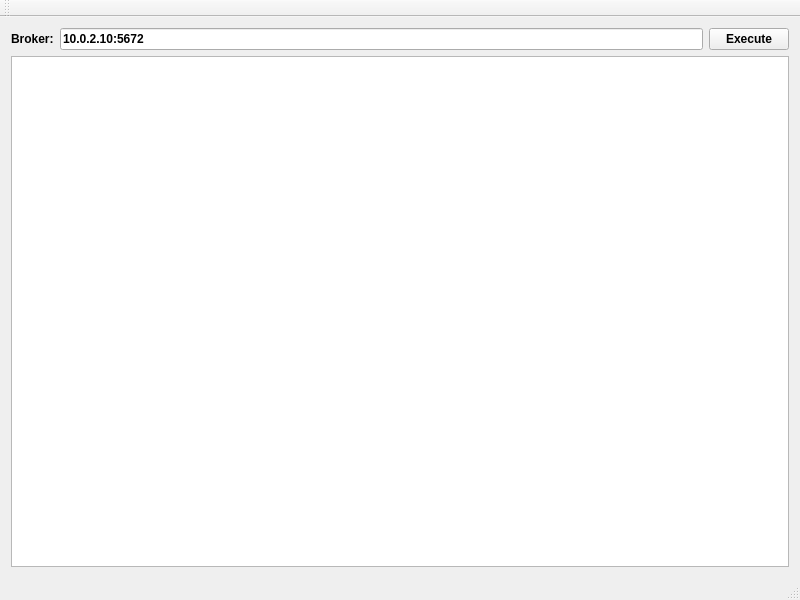
<?xml version="1.0" encoding="UTF-8"?>
<ui version="4.0">
 <class>MainWindow</class>
 <widget class="QMainWindow" name="MainWindow">
  <property name="geometry">
   <rect>
    <x>0</x>
    <y>0</y>
    <width>800</width>
    <height>600</height>
   </rect>
  </property>
  <property name="sizePolicy">
   <sizepolicy hsizetype="Minimum" vsizetype="Minimum">
    <horstretch>0</horstretch>
    <verstretch>0</verstretch>
   </sizepolicy>
  </property>
  <property name="font">
   <font>
    <weight>75</weight>
    <bold>true</bold>
   </font>
  </property>
  <property name="windowTitle">
   <string>MainWindow</string>
  </property>
  <widget class="QWidget" name="centralWidget">
   <layout class="QVBoxLayout" name="verticalLayout">
    <item>
     <layout class="QHBoxLayout" name="horizontalLayout">
      <item>
       <widget class="QLabel" name="label">
        <property name="text">
         <string>Broker:</string>
        </property>
       </widget>
      </item>
      <item>
       <widget class="QLineEdit" name="lineEdit">
        <property name="text">
         <string>10.0.2.10:5672</string>
        </property>
       </widget>
      </item>
      <item>
       <widget class="QPushButton" name="pushButton">
        <property name="text">
         <string>Execute</string>
        </property>
       </widget>
      </item>
     </layout>
    </item>
    <item>
     <widget class="QPlainTextEdit" name="plainTextEdit">
      <property name="font">
       <font>
        <family>Courier 10 Pitch</family>
        <pointsize>10</pointsize>
        <weight>50</weight>
        <bold>false</bold>
        <kerning>true</kerning>
       </font>
      </property>
      <property name="readOnly">
       <bool>true</bool>
      </property>
     </widget>
    </item>
   </layout>
  </widget>
  <widget class="QMenuBar" name="menuBar">
   <property name="geometry">
    <rect>
     <x>0</x>
     <y>0</y>
     <width>800</width>
     <height>23</height>
    </rect>
   </property>
  </widget>
  <widget class="QToolBar" name="mainToolBar">
   <attribute name="toolBarArea">
    <enum>TopToolBarArea</enum>
   </attribute>
   <attribute name="toolBarBreak">
    <bool>false</bool>
   </attribute>
  </widget>
  <widget class="QStatusBar" name="statusBar"/>
 </widget>
 <layoutdefault spacing="6" margin="11"/>
 <resources/>
 <connections/>
</ui>
